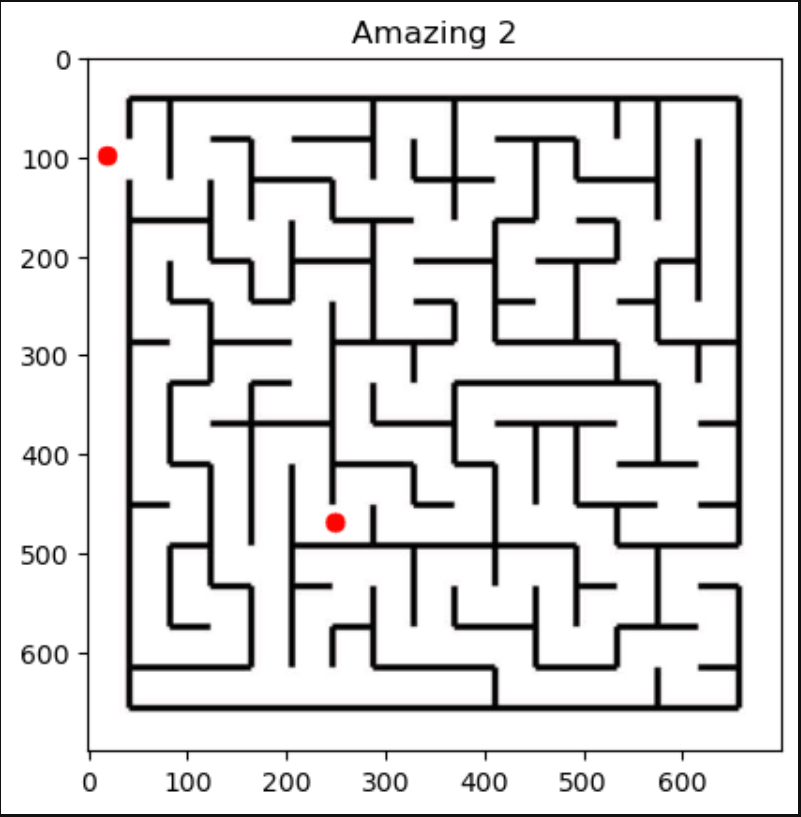
#> input picture maze_solver/image (1).png, 801 x 817 px
$ python maze_solver.py --image 'image (1).png'
#> lines starting #> are read from the running program, lines starting #| are printed output that depends on the picture; after the words box and inside, x2 and y2 are one past the last pixel; in counts of white or black regions, pixels touching at a corner belong together
#!/usr/bin/env python3
"""
maze_solver.py — MIT‑licensed shortest‑path solver for black‑and‑white maze images.

Key features
============
* **Auto colour sense** – detects whether corridors are white or black (override with `--invert`).
* **Noise‑friendly** – optional blur + morphological open/close before thresholding.
* **Adaptive down‑scale** – if image exceeds `--max‑pixels` (default 4 000 000), resizes with
  nearest‑neighbour so RAM stays sane.
* **Multiple start/goal pairs** – pass `--points "y1,x1 y2,x2 y3,x3 y4,x4 …"`; each adjacent
  pair forms one solve request. If omitted, a GUI pops up: click start/end, start/end … then
  press *Q* to finish.
* **Outputs** – for each pair:
    • `<stem>_pair<i>_solved.png`  – original maze with path in red
    • `<stem>_pair<i>.csv`         – CSV of path pixel coordinates (row,col)
    • Optional GIF of BFS frontier (`--animate`)

Requires Python ≥ 3.9 and:
    pip install opencv-python-headless networkx numpy matplotlib pillow imageio
"""

from __future__ import annotations
import argparse
import csv
import sys
from pathlib import Path
import cv2  # type: ignore
import imageio.v3 as iio  # type: ignore  # for GIF
import matplotlib.pyplot as plt  # type: ignore
import networkx as nx  # type: ignore
import numpy as np

###############################################################################
# Image helpers
###############################################################################

def auto_should_invert(gray: np.ndarray, sample: int = 10_000) -> bool:
    """Return True if corridors appear darker than walls (i.e. want invert)."""
    h, w = gray.shape
    rng = np.random.default_rng(0)
    ys = rng.integers(0, h, size=min(sample, h * w))
    xs = rng.integers(0, w, size=ys.size)
    sample_vals = gray[ys, xs]
    # assume majority of sampled pixels are background (walls)
    return sample_vals.mean() < 128  # darker overall ⇒ corridors likely dark


def preprocess(gray: np.ndarray, *, thresh: int, invert: bool, max_pixels: int) -> np.ndarray:
    """Blur → threshold → optional invert → optional downscale."""
    # Gaussian blur smooths scanner noise; cheap if small sigma
    blur = cv2.GaussianBlur(gray, (5, 5), 0)

    # Threshold – Otsu if thresh < 0 else manual
    if thresh < 0:
        _, bin_img = cv2.threshold(blur, 0, 1, cv2.THRESH_BINARY + cv2.THRESH_OTSU)
    else:
        _, bin_img = cv2.threshold(blur, thresh, 1, cv2.THRESH_BINARY)

    # Invert if corridors are dark
    if invert:
        bin_img = 1 - bin_img

    # Morphological opening (remove isolated dots), then closing (bridge gaps)
    kernel = np.ones((3, 3), np.uint8)
    bin_img = cv2.morphologyEx(bin_img, cv2.MORPH_OPEN, kernel)
    bin_img = cv2.morphologyEx(bin_img, cv2.MORPH_CLOSE, kernel)

    # Downscale if needed
    h, w = bin_img.shape
    while h * w > max_pixels:
        bin_img = cv2.resize(bin_img, (w // 2, h // 2), interpolation=cv2.INTER_NEAREST)
        h, w = bin_img.shape
    return bin_img.astype(np.uint8)

###############################################################################
# Graph + path
###############################################################################

# [29 lines left out: functions build_graph, bfs_path, overlay, not called in this run]

###############################################################################
# Click helper
###############################################################################

def collect_points_gui(gray: np.ndarray) -> list[tuple[int, int]]:
    pts: list[tuple[int, int]] = []

    # [5 lines left out: function on_click, not called in this run]

    fig, ax = plt.subplots()
    ax.imshow(gray, cmap="gray")
    ax.set_title("Click START, END, START, END … then press Q to finish")

    cid = fig.canvas.mpl_connect("button_press_event", on_click)

    def on_key(event):
        if event.key.lower() == "q":
            plt.close(fig)

    kid = fig.canvas.mpl_connect("key_press_event", on_key)
    plt.show()
    fig.canvas.mpl_disconnect(cid)
    fig.canvas.mpl_disconnect(kid)
    return pts

###############################################################################
# Main solve routine per pair
###############################################################################

# [45 lines left out: function solve_pair, not called in this run]

###############################################################################
# CLI
###############################################################################

def parse_args():
    p = argparse.ArgumentParser(description="Solve shortest path in a B/W maze image")
    p.add_argument("--image", required=True, type=Path)
    p.add_argument("--points", nargs="*", help="Pairs of y,x coords e.g. '10,10 150,150'")
    p.add_argument("--threshold", type=int, default=-1, help="Manual threshold (0‑255) or <0 for Otsu")
    p.add_argument("--invert", action="store_true", help="Force invert colors")
    p.add_argument("--max-pixels", type=int, default=4_000_000, help="Resize until pixels ≤ this")
    p.add_argument("--animate", action="store_true", help="Save a BFS GIF animation")
    return p.parse_args()


def main():
    args = parse_args()

    gray0 = cv2.imread(str(args.image), cv2.IMREAD_GRAYSCALE)
#> gray0: shape (817, 801); min 0, max 255, mean 223.4
    if gray0 is None:
        sys.exit(f"Cannot read image {args.image}")

    invert = args.invert or auto_should_invert(gray0)
#> in auto_should_invert, `sample_vals = gray[ys, xs]`: sample_vals = 10000 values, max 255 at index 0, min 0 at index 117, mean 222
#> invert = False
    bin_img = preprocess(gray0, thresh=args.threshold, invert=invert, max_pixels=args.max_pixels)
#> in preprocess, `_, bin_img = cv2.threshold(blur, 0, 1, cv2.THRESH_BINARY + cv2.THRESH_..`:
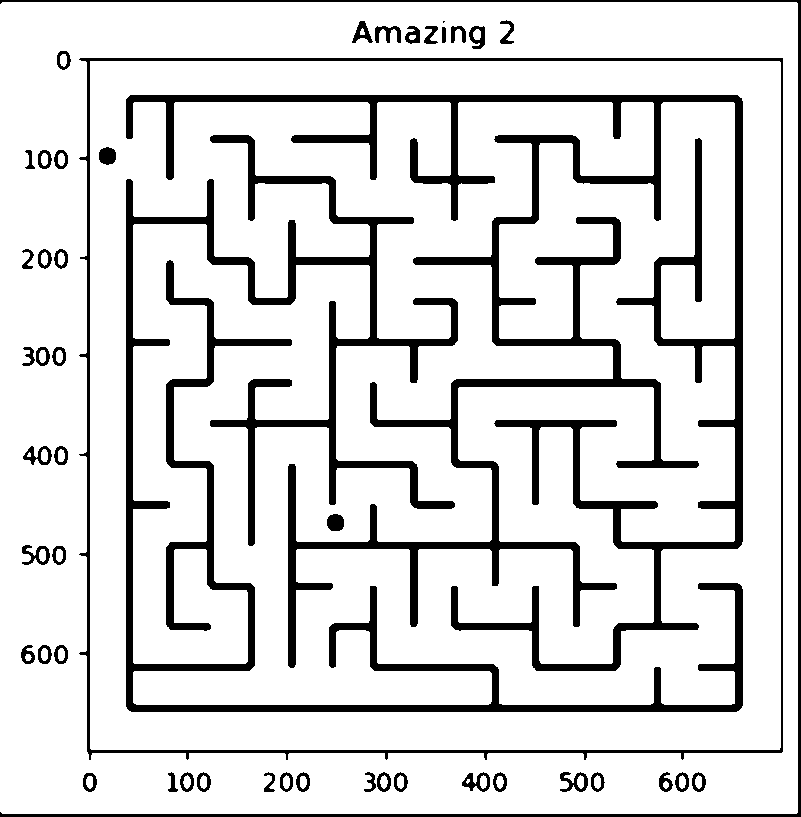
#> bin_img: shape (817, 801); values 0 (black) and 1 (white), 85.6% white; 49 black regions (1 under 20 px), largest, box (x1, y1, x2, y2) and area: (126, 95, 743, 671) 41078, (126, 135, 743, 712) 31911, (79, 58, 783, 760) 7908
#> in preprocess, `bin_img = cv2.morphologyEx(bin_img, cv2.MORPH_OPEN, kernel)`: bin_img: shape (817, 801); values 0 (black) and 1 (white), 85.6% white; 40 black regions (1 under 20 px), largest, box (x1, y1, x2, y2) and area: (126, 95, 743, 671) 41079, (126, 135, 743, 712) 31911, (79, 58, 783, 760) 7908
#> in preprocess, `bin_img = cv2.morphologyEx(bin_img, cv2.MORPH_CLOSE, kernel)`:
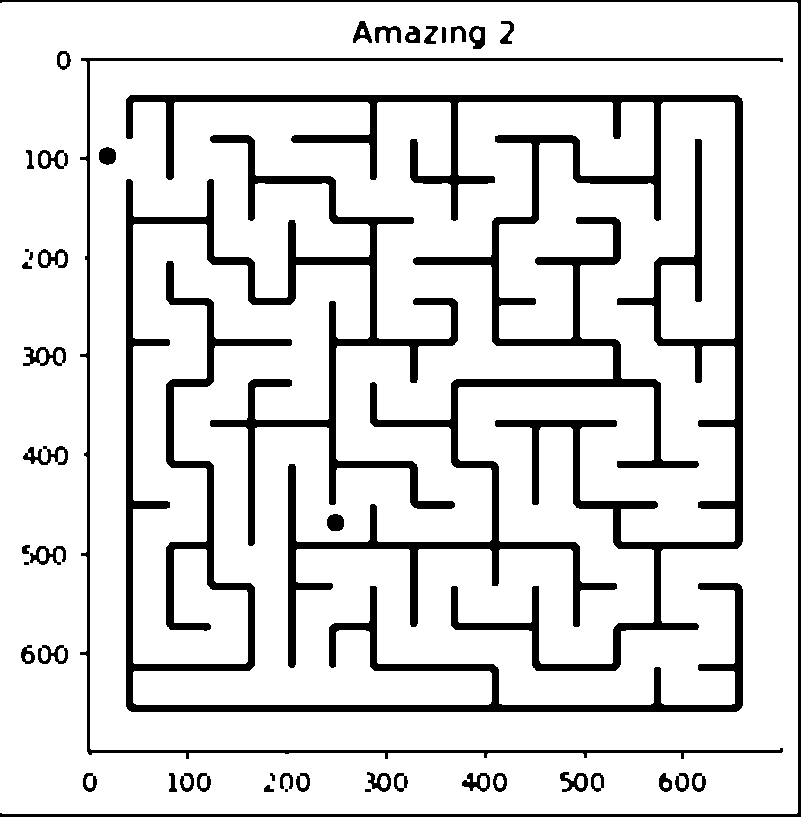
#> bin_img: shape (817, 801); values 0 (black) and 1 (white), 85.8% white; 47 black regions (4 under 20 px), largest, box (x1, y1, x2, y2) and area: (126, 95, 743, 671) 41066, (126, 135, 743, 712) 31909, (80, 58, 783, 759) 6475

    # collect start/end pairs
    if args.points:
        coords: list[tuple[int, int]] = []
        for token in args.points:
            try:
                y, x = map(int, token.split(","))
                coords.append((y, x))
            except ValueError:
                sys.exit(f"Bad --points token '{token}', expected 'y,x'")
        if len(coords) % 2:
            sys.exit("Need an even number of coordinates (start/end pairs)")
    else:
        coords = collect_points_gui(gray0)
#> coords = []
        if len(coords) % 2:
            sys.exit("Clicked odd number of points — must be pairs")

    stem = args.image.stem
    for i in range(0, len(coords), 2):
        start, end = coords[i], coords[i + 1]
        solve_pair(gray0, bin_img, start, end, pair_idx=i // 2 + 1, stem=stem, animate=args.animate)
#> this loop made 0 passes

    print("Done!")


if __name__ == "__main__":
    main()

$ run again, on maze_solver/image (3).png
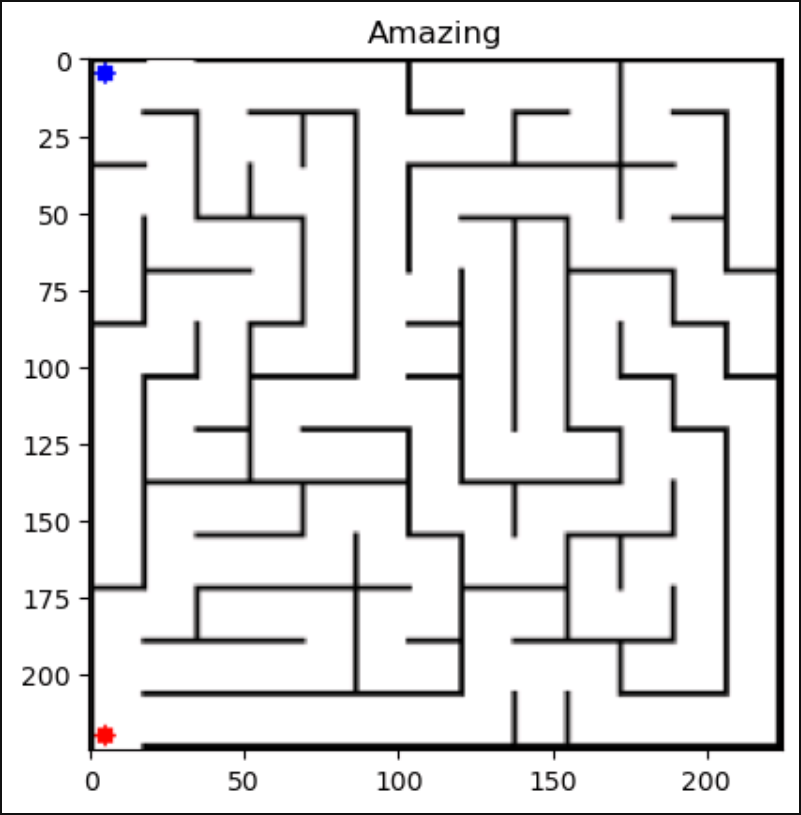
#> input picture maze_solver/image (3).png, 801 x 815 px
#> sample_vals = 10000 values, max 255 at index 0, min 0 at index 76, mean 226.8
#> invert = False
#> in preprocess, `_, bin_img = cv2.threshold(blur, 0, 1, cv2.THRESH_BINARY + cv2.THRESH_..`:
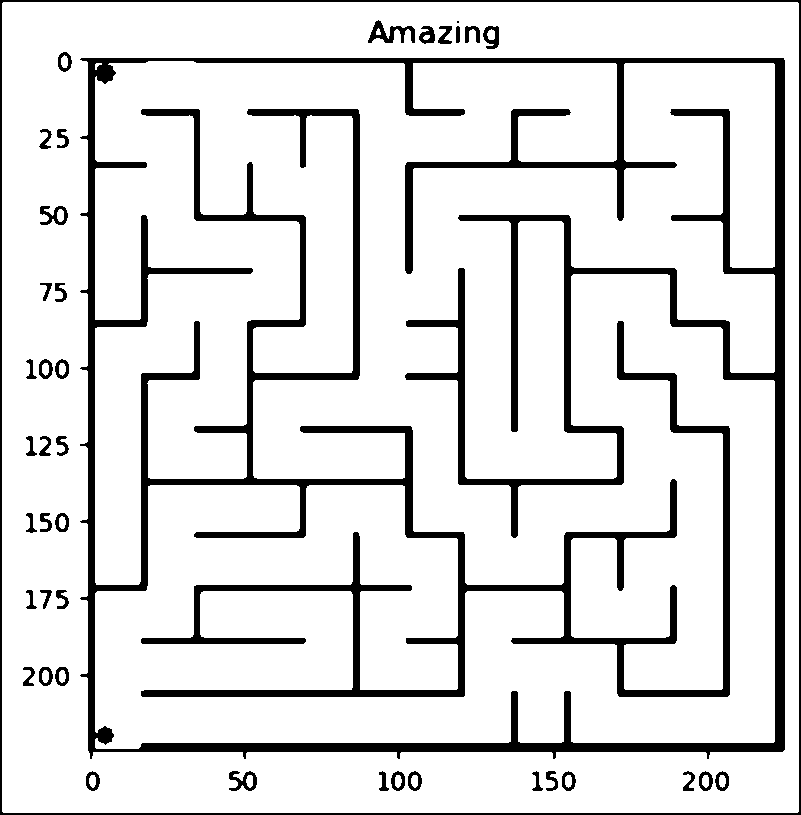
#> bin_img: shape (815, 801); values 0 (black) and 1 (white), 87.1% white; 41 black regions (1 under 20 px), largest, box (x1, y1, x2, y2) and area: (80, 58, 785, 759) 72342, (0, 0, 801, 815) 6452, (368, 20, 415, 43) 457
#> coords = []

$ run again, on maze_solver/image.png
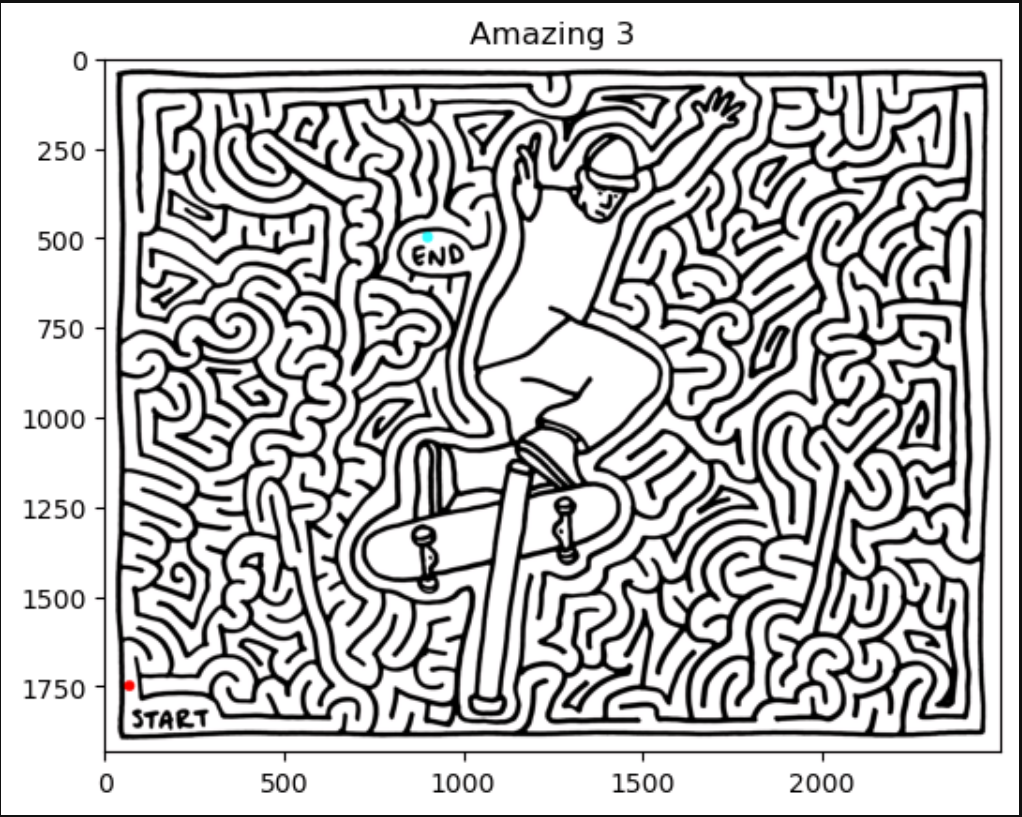
#> input picture maze_solver/image.png, 1022 x 817 px
#> sample_vals = 10000 values, max 255 at index 0, min 0 at index 94, mean 192.4
#> invert = False
#> in preprocess, `_, bin_img = cv2.threshold(blur, 0, 1, cv2.THRESH_BINARY + cv2.THRESH_..`:
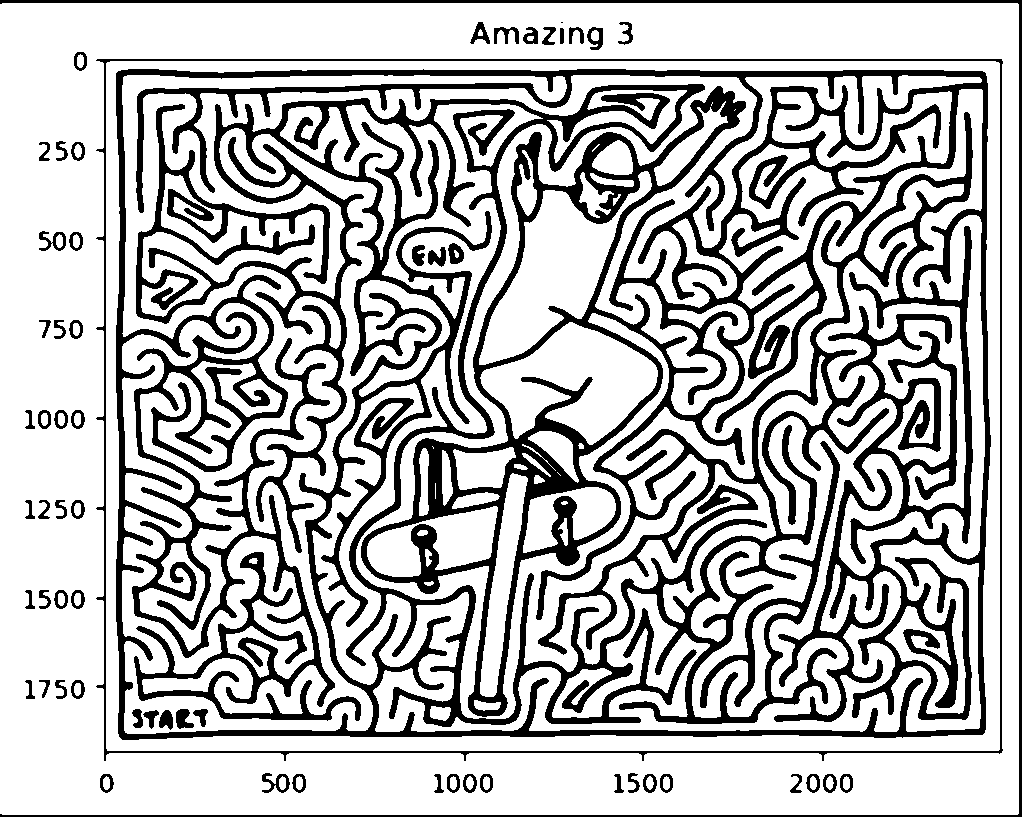
#> bin_img: shape (817, 1022); values 0 (black) and 1 (white), 72.4% white; 60 black regions (1 under 20 px), largest, box (x1, y1, x2, y2) and area: (116, 69, 991, 740) 208935, (0, 0, 1022, 817) 7552, (96, 59, 1003, 761) 6672
#> in preprocess, `bin_img = cv2.morphologyEx(bin_img, cv2.MORPH_CLOSE, kernel)`:
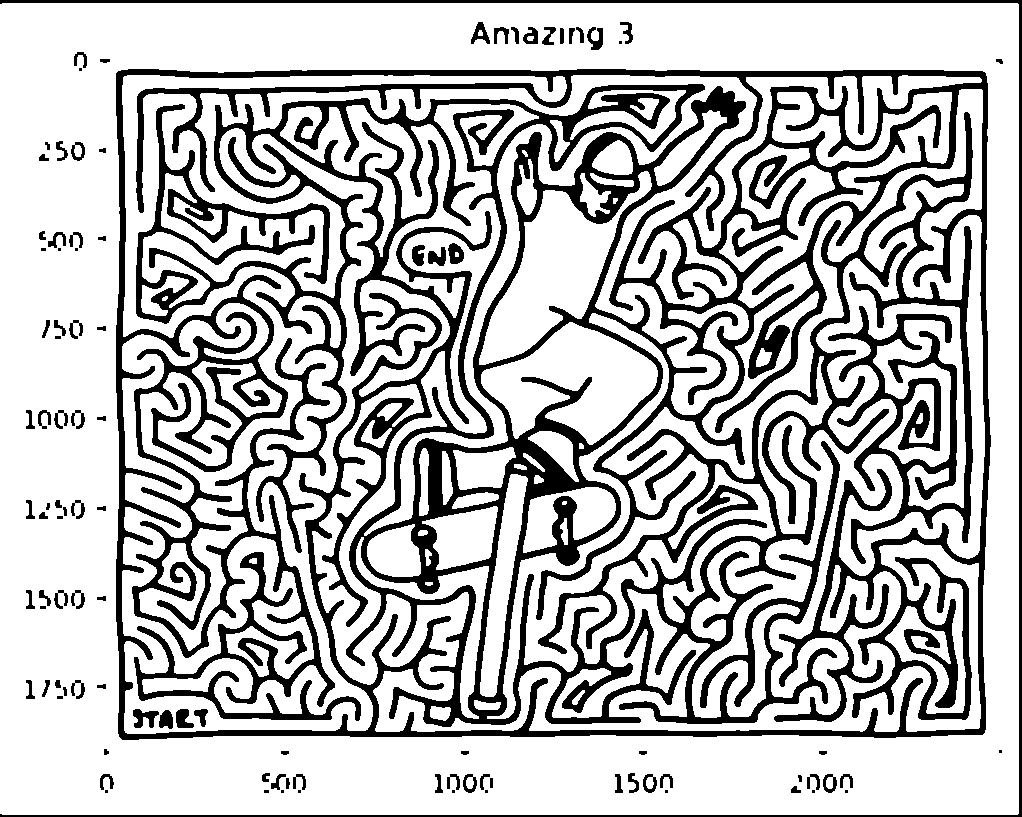
#> bin_img: shape (817, 1022); values 0 (black) and 1 (white), 73.1% white; 101 black regions (19 under 20 px), largest, box (x1, y1, x2, y2) and area: (116, 69, 991, 740) 209474, (0, 0, 1022, 817) 7552, (133, 709, 159, 728) 284
#> coords = []

$ run again, on maze_solver/maze.jpg
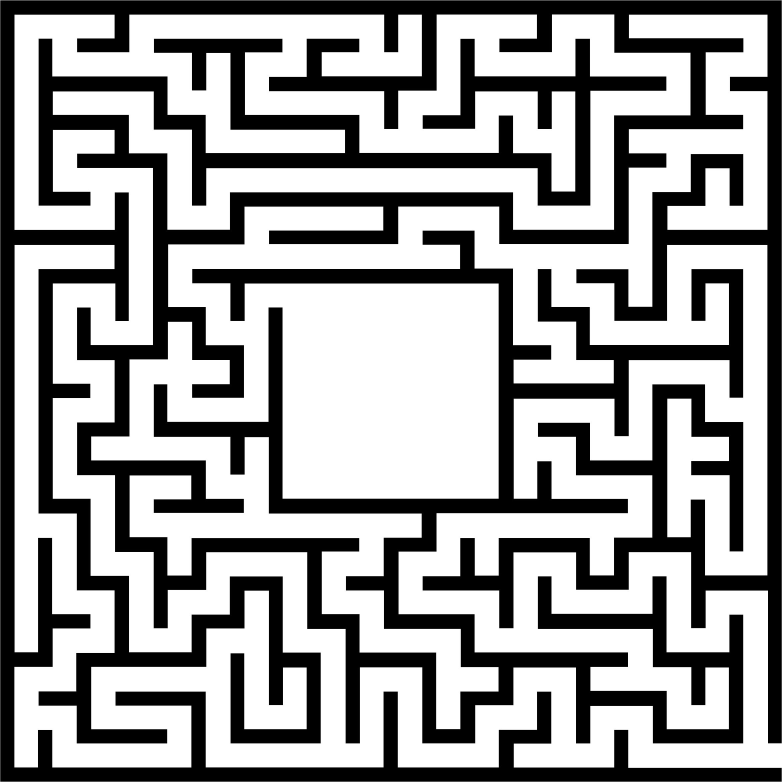
#> input picture maze_solver/maze.jpg, 2346 x 2346 px (shown at 1/3 size)
#> in main, gray0 is the input picture: shape (2346, 2346); min 0, max 255, mean 160
#> sample_vals = 10000 values, max 255 at index 1, min 0 at index 0, mean 161
#> invert = False
#> the loop in preprocess, `while h * w > max_pixels:` made 1 pass
#> pass 1, in preprocess, `bin_img = cv2.resize(bin_img, (w // 2, h // 2), interpolation=cv2.INTE..`:
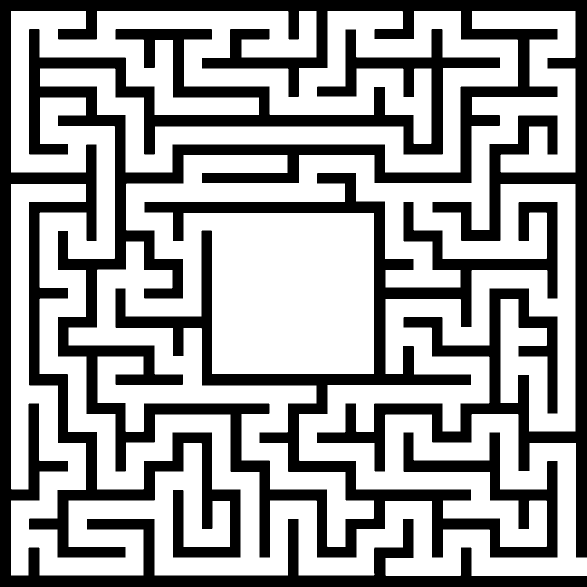
#> bin_img: shape (1173, 1173) (shown at 1/2 size); values 0 (black) and 1 (white), 62.6% white; 1 black region, box (x1, y1, x2, y2) and area: (0, 0, 1173, 1173) 514604
#> coords = []
